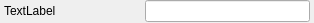
<?xml version="1.0" encoding="UTF-8"?>
<ui version="4.0">
 <class>StringParameterWidget</class>
 <widget class="QWidget" name="StringParameterWidget">
  <property name="geometry">
   <rect>
    <x>0</x>
    <y>0</y>
    <width>314</width>
    <height>23</height>
   </rect>
  </property>
  <property name="windowTitle">
   <string>Form</string>
  </property>
  <layout class="QGridLayout" name="gridLayout">
   <property name="leftMargin">
    <number>4</number>
   </property>
   <property name="topMargin">
    <number>0</number>
   </property>
   <property name="rightMargin">
    <number>4</number>
   </property>
   <property name="bottomMargin">
    <number>0</number>
   </property>
   <item row="0" column="0">
    <widget class="QLabel" name="m_label">
     <property name="sizePolicy">
      <sizepolicy hsizetype="Fixed" vsizetype="Preferred">
       <horstretch>0</horstretch>
       <verstretch>0</verstretch>
      </sizepolicy>
     </property>
     <property name="minimumSize">
      <size>
       <width>135</width>
       <height>0</height>
      </size>
     </property>
     <property name="text">
      <string>TextLabel</string>
     </property>
    </widget>
   </item>
   <item row="0" column="1">
    <widget class="QLineEdit" name="m_stringEdit"/>
   </item>
  </layout>
 </widget>
 <resources/>
 <connections/>
</ui>
